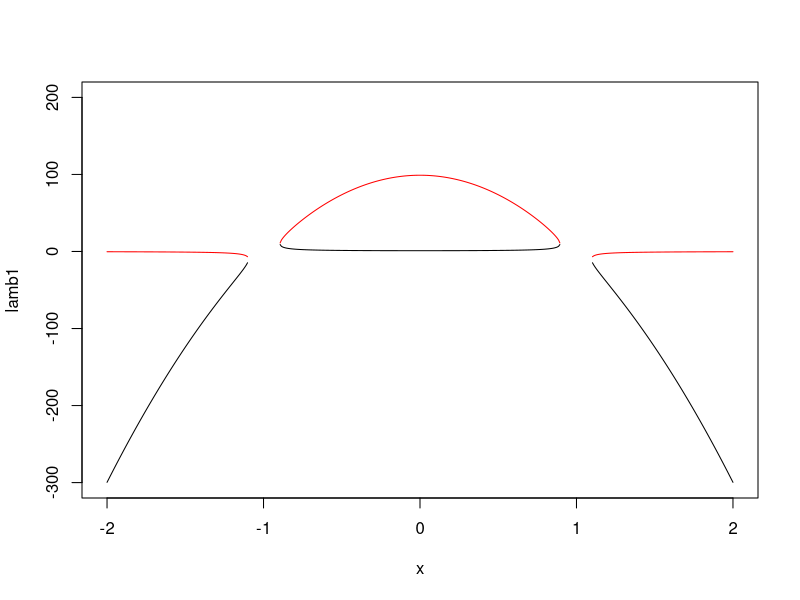
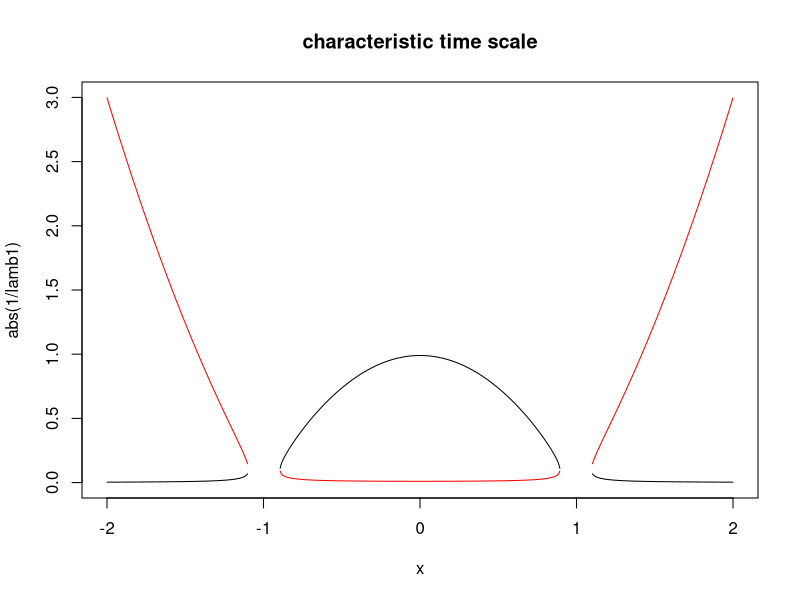
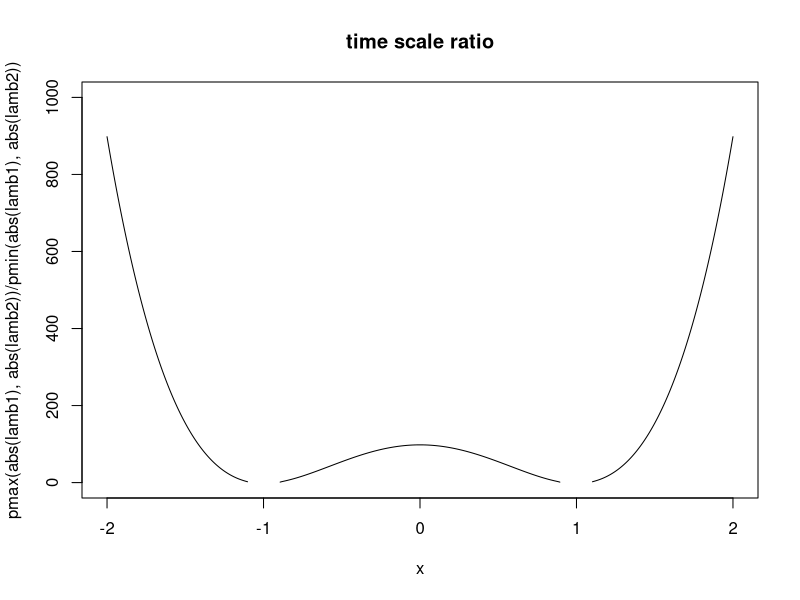

Write the R code that produced these figures, in order.
x = seq(-2, 2, length.out = 500)
eps = 0.01

lamb1 = (-(x^2-1) - sqrt((x^2-1)^2 - 4*eps)) / (2 * eps)
lamb2 = (-(x^2-1) + sqrt((x^2-1)^2 - 4*eps)) / (2 * eps)

plot(x, lamb1, type = 'l', ylim = c(-300, 200))
lines(x, lamb2, col='red')



plot(x, abs(1 / lamb1), type = 'l', ylim = c(0, 3), main = 'characteristic time scale')
lines(x, abs(1 / lamb2), col='red')

plot(x, pmax(abs(lamb1), abs(lamb2)) / pmin(abs(lamb1), abs(lamb2)), type = 'l', ylim = c(0, 1000), main = 'time scale ratio')



